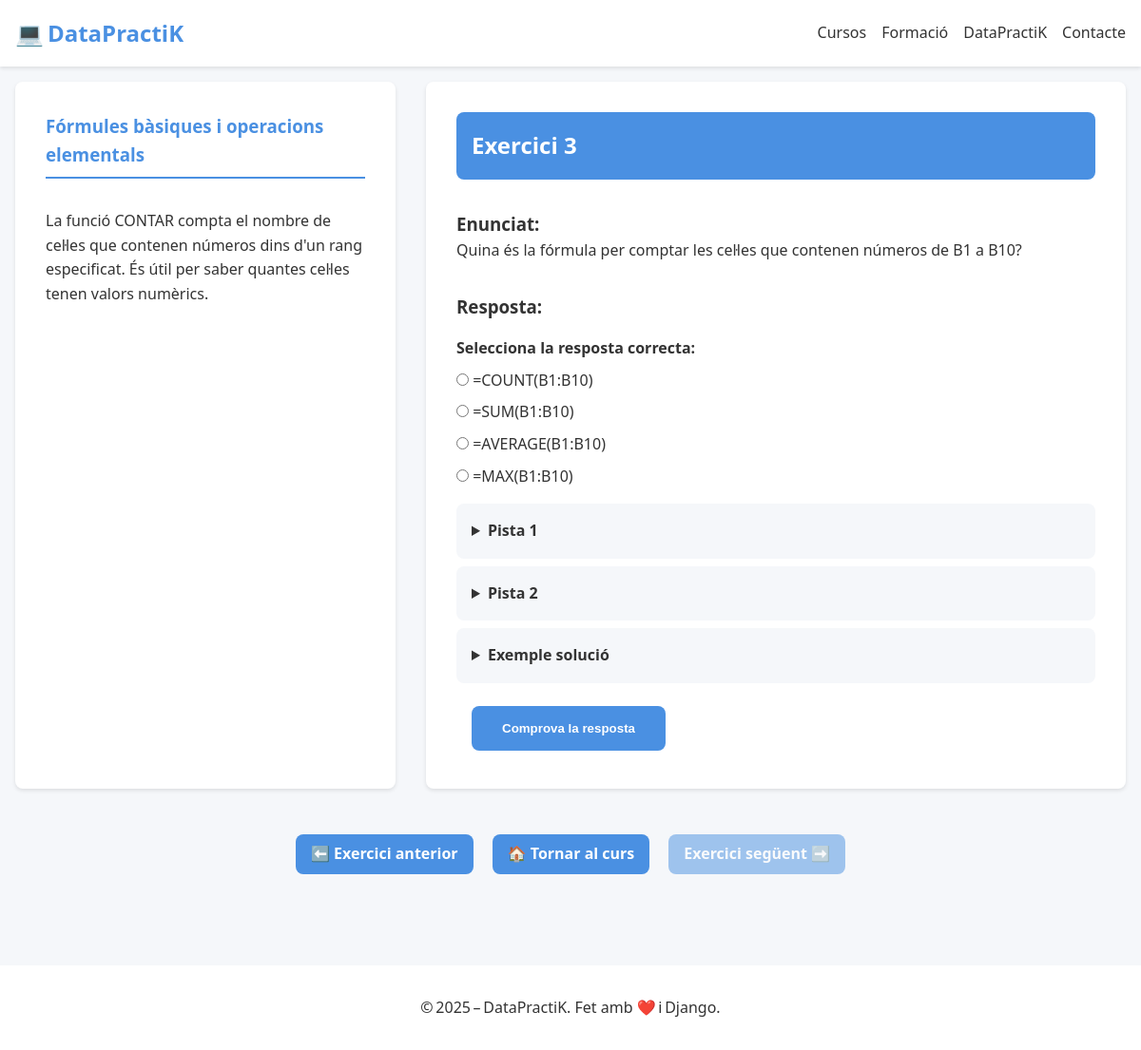
The page /curs/Excel/capitol/1/exercici/3/ on the database its author committed.
### app_django/models.py (models this page shows, shortened)
class Exercici(models.Model):
    class Tipus(models.TextChoices):
        CODI = 'codi', _("Escriure codi")
        COMPLETAR = 'completar', _("Completar codi")
        TEST = 'test', _("Tipus test")
        IA = 'ia', _("Correcció amb IA")
        EXE = 'exe', _("Execució de codi")
    curs = models.ForeignKey(Curs, on_delete=models.CASCADE, related_name='exercicis', verbose_name=_("Curs"))
    capitol = models.ForeignKey(Capitol, on_delete=models.CASCADE, related_name='exercicis', verbose_name=_("Capítol"))
    numero = models.PositiveIntegerField(_("Número d'exercici"), default=0)
    titol = models.CharField(_("Títol de l'exercici"), max_length=200, null=True, blank=True)
    tipus = models.CharField(_("Tipus d'exercici"), max_length=20, choices=Tipus.choices)
    descripcio = models.TextField(_("Descripció"), null=True, blank=True)
    enunciat = models.TextField(_("Enunciat"))
    resposta_usuari = models.TextField(_("Resposta de l'usuari"), null=True, blank=True)
    solucio = models.TextField(_("Solució correcta"), null=True, blank=True)
    solucio_codi_1 = models.TextField(_("Solució en codi 1"), null=True, blank=True)
    solucio_codi_2 = models.TextField(_("Solució en codi 2"), null=True, blank=True)
    codi_a_completar = models.TextField(_("Codi a completar"), null=True, blank=True)
    imatge_1 = models.ImageField(_("Imatge 1"), upload_to='exercicis/imatges/', null=True, blank=True)
    descripcio_imatge_1 = models.CharField(_("Descripció imatge 1"), max_length=255, null=True, blank=True)
    imatge_2 = models.ImageField(_("Imatge 2"), upload_to='exercicis/imatges/', null=True, blank=True)
    descripcio_imatge_2 = models.CharField(_("Descripció imatge 2"), max_length=255, null=True, blank=True)
    respostes_test = models.JSONField(_("Respostes del test"), null=True, blank=True)
    temps_estimat_minuts = models.IntegerField(_("Temps estimat (min)"), null=True, blank=True)
    pista_1 = models.TextField(_("Pista 1"), null=True, blank=True)
    pista_2 = models.TextField(_("Pista 2"), null=True, blank=True)
    taula = models.JSONField(blank=True, null=True)
    class Meta:
        ordering = ['capitol__numero', 'numero']
        unique_together = ('capitol', 'numero')
        verbose_name = _("Exercici")
        verbose_name_plural = _("Exercicis")

class Capitol(models.Model):
    curs = models.ForeignKey(Curs, on_delete=models.CASCADE, related_name='capitols', verbose_name=_("Curs"))
    titol = models.CharField(_("Títol del capítol"), max_length=100)
    numero = models.PositiveIntegerField(_("Número del capítol"))
    dificultat = models.CharField(_("Dificultat"), max_length=50)
    preu = models.DecimalField(_("Preu"), max_digits=5, decimal_places=2, default=0.00)
    data_creacio = models.DateTimeField(_("Data de creació"), auto_now_add=True)
    class Meta:
        ordering = ['numero']
        unique_together = ('curs', 'numero')
        verbose_name = _("Capítol")
        verbose_name_plural = _("Capítols")

### app_django/views.py (the view, shortened to what this page needs)
# urls.py: path('curs/<str:curs_nom>/capitol/<int:capitol_num>/exercici/<int:exercici_num>/', views.exercici, name='exercici'),
def exercici(request, curs_nom, capitol_num, exercici_num):
    print(f"⚙️ Inici de la vista 'exercici' per al curs: {curs_nom}, capítol: {capitol_num}, exercici: {exercici_num}")
    curs = get_object_or_404(Curs, nom=curs_nom)
    capitol = get_object_or_404(Capitol, numero=capitol_num, curs=curs)
    exercici = get_object_or_404(Exercici, numero=exercici_num, capitol=capitol)
    missatge = ''
    resposta_correcta = False
    resposta_ia = ''
    exercici_seguent = Exercici.objects.filter(capitol=capitol, numero=exercici.numero + 1).first()
    exercici_anterior = Exercici.objects.filter(capitol=capitol, numero=exercici.numero - 1).first()
    def reemplaçar_placeholders(codi):
        count = 0
        def replacer(match):
            nonlocal count
            count += 1
            return f'<input type="text" name="respostes_completar" class="placeholder-input" data-index="{count}">'
        return re.sub(r'<placeholder>', replacer, codi)
    if exercici.tipus.lower().strip() == 'completar' and exercici.codi_a_completar:
        codi_a_completar_html = reemplaçar_placeholders(exercici.codi_a_completar)
    else:
        codi_a_completar_html = ''
    return render(request, 'exercici.html', {
        'curs': curs,
        'capitol': capitol,
        'exercici': exercici,
        'missatge': missatge,
        'opcions': exercici.respostes_test if exercici.tipus == 'test' else None,
        'exercici_seguent': exercici_seguent,
        'exercici_anterior': exercici_anterior,
        'resposta_correcta': resposta_correcta,
        'codi_a_completar_html': codi_a_completar_html,
        'resposta_ia': resposta_ia,
    })

### app_django/templates/exercici.html (shortened to what this page needs)
{% extends 'base.html' %}
{% load static %}
{% load dict_extras %}
{% block content %}
<div class="exercise">
    <div class="exercise__container">
        <aside class="exercise__sidebar">
            <h3 class="exercise__chapter">{{ exercici.capitol.titol }}</h3>
            {% if exercici.descripcio %}
                <p class="exercise__description">{{ exercici.descripcio | safe }}</p>
            {% endif %}
        </aside>
        <main class="exercise__main">
            <div class="exercise__header">
                <h2>Exercici {{ exercici.numero }}</h2>
            </div>
            <div id="contingut-exercici">
                <div class="exercise__content">
                    <div class="exercise__statement">
                        <h3 class="exercise__statement-title">Enunciat:</h3>
                        <p>{{ exercici.enunciat | safe }}</p>
                    </div>
                  <form method="post" class="exercise__form" id="exerciciForm">
                        <h3 class="exercise__response-title">Resposta:</h3>
                        {% if exercici.tipus == 'codi' %}
                            <textarea name="resposta_usuari" class="exercise__code-input" rows="5" placeholder="Escriu el teu codi aquí..."></textarea>
                        {% elif exercici.tipus == 'exe' %}
                            <textarea name="resposta_usuari" class="exercise__code-input" rows="5" placeholder="Escriu el teu codi aquí..."></textarea>
                        {% elif exercici.tipus == 'codi_ia' %}
                            <textarea name="resposta_usuari" class="exercise__code-input" rows="5" placeholder="Escriu el teu codi aquí..."></textarea>
                        {% elif exercici.tipus == 'test' %}
                            <div class="exercise__test-options">
                                <h4>Selecciona la resposta correcta:</h4>
                                {% for opcio in exercici.respostes_test %}
                                    <label class="exercise__test-option">
                                        <input type="radio" name="resposta_usuari" value="{{ opcio }}">
                                        <span>{{ opcio }}</span>
                                    </label>
                                {% endfor %}
                            </div>
                        {% elif exercici.tipus == 'ia' %}
                            <textarea name="resposta_usuari" class="exercise__text-input" rows="5" placeholder="Escriu la teva resposta aquí..."></textarea>
                        {% endif %}
                        <div class="exercise__hints">
                            {% if exercici.pista_1 %}
                                <details class="exercise__hint">
                                    <summary>Pista 1</summary>
                                </details>
                            {% endif %}
                            {% if exercici.pista_2 %}
                                <details class="exercise__hint">
                                    <summary>Pista 2</summary>
                                </details>
                            {% endif %}
                        </div>
                        {% if exercici.solucio_codi_1 or exercici.solucio_codi_2 %}
                            <details class="exercise__hint">
                                <summary>Exemple solució</summary>
                            </details>
                        {% endif %}
                        <div class="exercise__submit-row">
                            <button type="submit" class="exercise__submit-button">Comprova la resposta</button>
                        </div>
                    </form>
                </div>
            </div>
        </main>
    </div>
    <div class="exercise__navigation-buttons">
        {% if exercici_anterior %}
            <a href="{% url 'exercici' exercici.curs.nom exercici_anterior.capitol.numero exercici_anterior.numero %}" class="exercise__nav-button">⬅️ Exercici anterior</a>
        {% endif %}
        <a href="{% url 'index_curs' exercici.curs.nom %}" class="exercise__nav-button">🏠 Tornar al curs</a>
        {% if exercici_seguent %}
        <a href="{% url 'exercici' exercici.curs.nom exercici_seguent.capitol.numero exercici_seguent.numero %}"
           class="exercise__nav-button disabled"
           id="next-button"
           style="pointer-events: none; opacity: 0.5; cursor: default;">
           Exercici següent ➡️
        </a>
    {% endif %}
    </div>
</div>
{% endblock %}

### app_django/static/css/style.css (style rules this page uses)
:root { --color-primary: #4a90e2; --color-secondary: #0000ff; --color-accent: #07bb8e; --color-text: #333333; --color-text-light: #666666; --color-background: #f5f7fa; --color-white: #ffffff; --color-success: #4caf50; --color-error: #f44336; --border-radius: 8px; --spacing-xs: 0.5rem; --spacing-sm: 1rem; --spacing-md: 2rem; --spacing-lg: 3rem; --font-family: 'Segoe UI', system-ui, sans-serif; --shadow-sm: 0 2px 4px rgba(0, 0, 0, 0.1); --shadow-md: 0 4px 6px rgba(0, 0, 0, 0.1); --max-width: 1600px; --font-size-xs: 0.75rem; --font-size-sm: 1rem; --font-size-md: 1.25rem; --font-size-md: 1.25rem; --font-size-md-lg: 1.5rem; --font-size-lg: 2.5rem; }
* { margin: 0; padding: 0; box-sizing: border-box; }
body { font-family: var(--font-family); line-height: 1.6; color: var(--color-text); background-color: var(--color-background); }
.exercise { max-width: var(--max-width); margin: 0 auto; padding: var(--spacing-sm); }
.exercise__container { display: grid; grid-template-columns: 400px 1fr; gap: var(--spacing-md); align-items: stretch; min-height: 75vh; }
.exercise__sidebar { background: var(--color-white); padding: var(--spacing-md); border-radius: var(--border-radius); box-shadow: var(--shadow-sm); }
.exercise__main { background: var(--color-white); padding: var(--spacing-md); border-radius: var(--border-radius); box-shadow: var(--shadow-sm); }
.exercise__header { background-color: var(--color-primary); color: white; padding: 1rem; border-radius: var(--border-radius); margin-bottom: var(--spacing-md); }
.exercise__chapter { color: var(--color-primary); margin-bottom: var(--spacing-md); padding-bottom: var(--spacing-xs); border-bottom: 2px solid var(--color-primary); }
.exercise__submit-row { display: flex; gap: var(--spacing-sm); padding: var(--spacing-xs) var(--spacing-sm); margin-top: var(--spacing-sm); }
.exercise__submit-button { background-color: var(--color-primary); color: var(--color-white); border: none; padding: var(--spacing-sm) var(--spacing-md); border-radius: var(--border-radius); cursor: pointer; font-weight: 600; }
.exercise__navigation-buttons { display: flex; justify-content: center; align-items: center; gap: 20px; margin-top: var(--spacing-sm); padding: var(--spacing-md); }
.exercise__nav-button { display: inline-block; padding: var(--spacing-xs) var(--spacing-sm); background-color: var(--color-primary); color: var(--color-white); text-decoration: none; border-radius: var(--border-radius); transition: opacity 0.3s ease; font-weight: bold; font-size: 1rem; }
.exercise__nav-button.disabled { pointer-events: none; opacity: 0.5; cursor: default; }
.exercise__form { margin-top: var(--spacing-md); }
.exercise__test-options { margin: var(--spacing-sm) 0; }
.exercise__test-option { display: block; margin: var(--spacing-xs) 0; cursor: pointer; }
.exercise__description { white-space: pre-wrap; }
.exercise__hints { margin-top: var(--spacing-sm); }
.exercise__hint { margin: var(--spacing-xs) 0; padding: var(--spacing-sm); background-color: var(--color-background); border-radius: var(--border-radius); }
.exercise__hint summary { cursor: pointer; font-weight: 600; }

### app_django/templates/base.html (style rules this page uses)
html { scroll-behavior:smooth; }

### rows shown on the page
Exercici: capitol.titol "Fórmules bàsiques i operacions elementals", descripcio "La funció CONTAR compta el nombre de cel·les que contenen números dins d'un rang especificat. És útil per saber quantes cel·les tenen valors numèrics.", numero "3", enunciat "Quina és la fórmula per comptar les cel·les que contenen números de B1 a B10?"

### other values the page prints
{{ opcio }} "=COUNT(B1:B10)" "=SUM(B1:B10)" "=AVERAGE(B1:B10)" "=MAX(B1:B10)"
